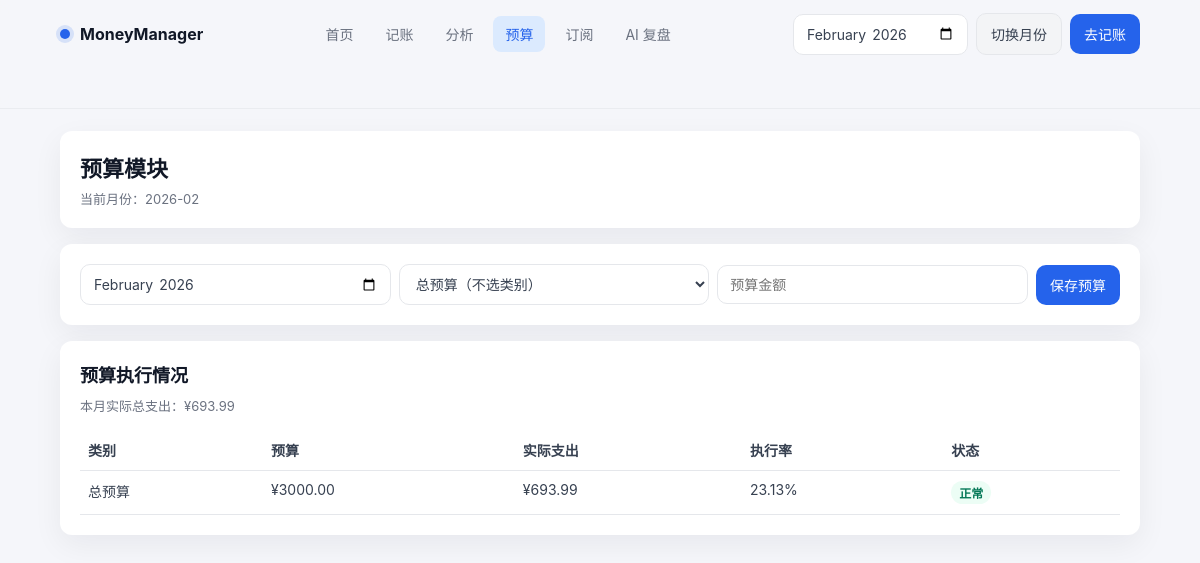
Page /budget on the committed database.
### tables this page shows
CREATE TABLE budgets (
                id INTEGER PRIMARY KEY AUTOINCREMENT,
                month TEXT NOT NULL,
                category_main TEXT,
                budget_amount REAL NOT NULL
            );

### app.py (the view, shortened to what this page needs)
    @app.route("/budget", methods=["GET", "POST"])
    def budget_page():
        month = request.values.get("month") or date.today().strftime("%Y-%m")
        success = request.args.get("success")
        budget_data = get_budget_execution(month)
        return render_template(
            "budget.html",
            active_page="budget",
            month=month,
            success=success,
            category_options=CATEGORY_OPTIONS,
            budget_data=budget_data,
        )

### database.py (called while the page is built, shortened)
def get_connection() -> sqlite3.Connection:
    conn = sqlite3.connect(DB_PATH)
    conn.row_factory = sqlite3.Row
    return conn

def process_due_subscription_charges(target_date: str | None = None) -> dict:
    billing_day = _parse_date(target_date) if target_date else date.today()
    if not billing_day:
        billing_day = date.today()
    created_transactions = 0
    updated_subscriptions = 0
    with get_connection() as conn:
        rows = conn.execute(
            """
            SELECT
                id,
                name,
                amount,
                cycle,
                next_billing_date,
                category,
                payment_method
            FROM subscriptions
            ORDER BY id ASC
            """
        ).fetchall()
        conn.commit()
    return {
        "processed_date": billing_day.isoformat(),
        "created_transactions": created_transactions,
        "updated_subscriptions": updated_subscriptions,
    }

def get_month_expense_by_category(month: str) -> dict[str, float]:
    with get_connection() as conn:
        rows = conn.execute(
            """
            SELECT category_main, ROUND(SUM(amount), 2) AS expense_amount
            FROM transactions
            WHERE type = 'expense' AND substr(date, 1, 7) = ?
            GROUP BY category_main
            """,
            (month,),
        ).fetchall()
    return {row["category_main"]: float(row["expense_amount"] or 0) for row in rows}

### templates/budget.html (shortened to what this page needs)
<!doctype html>
<html lang="zh-CN">
  <head>
    <link rel="stylesheet" href="{{ url_for('static', filename='css/app.css') }}" />
  </head>
  <body>
    <header class="top-nav app-shell">
      <div class="top-nav-inner">
        <a class="brand" href="/">
          <span class="brand-dot"></span>
          <span>MoneyManager</span>
        </a>
        <nav class="nav-links">
          <a class="nav-link {{ 'active' if active_page == 'index' else '' }}" href="/">首页</a>
          <a class="nav-link {{ 'active' if active_page == 'add' else '' }}" href="/add">记账</a>
          <a class="nav-link {{ 'active' if active_page == 'analysis' else '' }}" href="/analysis">分析</a>
          <a class="nav-link {{ 'active' if active_page == 'budget' else '' }}" href="/budget">预算</a>
          <a class="nav-link {{ 'active' if active_page == 'subscriptions' else '' }}" href="/subscriptions">订阅</a>
          <a class="nav-link {{ 'active' if active_page == 'ai' else '' }}" href="/ai">AI 复盘</a>
        </nav>
        <div class="nav-actions">
          <form method="get" action="/budget" class="toolbar">
            <input type="month" name="month" value="{{ month }}" />
            <button class="btn-secondary" type="submit">切换月份</button>
          </form>
          <a class="btn" href="/add">去记账</a>
        </div>
      </div>
    </header>
    <main class="app-shell">
      <div class="page">
      <section class="panel">
        <h1 class="page-title">预算模块</h1>
        <div class="page-subtitle">当前月份：{{ month }}</div>
      </section>
      <section class="panel">
        <form method="post" action="/budget" class="toolbar" style="display: grid; grid-template-columns: 1fr 1fr 1fr auto;">
          <input type="month" name="month" value="{{ month }}" required />
          <select name="category_main">
            <option value="">总预算（不选类别）</option>
          </select>
          <input type="number" step="0.01" min="0.01" name="budget_amount" placeholder="预算金额" required />
          <button class="btn" type="submit">保存预算</button>
        </form>
      </section>
      <section class="panel">
        <h2 class="page-title" style="font-size: 18px;">预算执行情况</h2>
        <p class="helper-text">本月实际总支出：¥{{ '%.2f'|format(budget_data.total_expense) }}</p>
        {% if budget_data['items'] %}
        <div class="table-wrap">
        <table>
          <thead>
            <tr>
              <th>类别</th>
              <th>预算</th>
              <th>实际支出</th>
              <th>执行率</th>
              <th>状态</th>
            </tr>
          </thead>
          <tbody>
            {% for item in budget_data['items'] %}
            <tr>
              <td>{{ item.category_main if item.category_main else '总预算' }}</td>
              <td>¥{{ '%.2f'|format(item.budget_amount) }}</td>
              <td>¥{{ '%.2f'|format(item.actual_expense) }}</td>
              <td>{{ '%.2f'|format(item.execution_rate) }}%</td>
              <td>
                {% if item.status == '正常' %}
                <span class="badge ok">正常</span>
                {% elif item.status == '接近' %}
                <span class="badge warn">接近</span>
                {% else %}
                <span class="badge danger">超支</span>
                {% endif %}
              </td>
            </tr>
            {% endfor %}
          </tbody>
        </table>
        </div>
        {% else %}
        <p class="helper-text">暂无预算记录，请先新增一条预算。</p>
        {% endif %}
      </section>
      </div>
    </main>
  </body>
</html>

### static/css/app.css (style rules this page uses)
:root { --primary: #2563EB; --text-strong: #111827; --text: #374151; --text-muted: #6B7280; --text-weak: #9CA3AF; --bg: #F5F6FA; --card: #FFFFFF; --success: #10B981; --warning: #F59E0B; --danger: #EF4444; --border: #E5E7EB; --shadow: 0 10px 30px rgba(15, 23, 42, 0.06); }
* { box-sizing: border-box; }
body { margin: 0; color: var(--text); background: var(--bg); font-family: -apple-system, BlinkMacSystemFont, "SF Pro SC", "PingFang SC", "Microsoft YaHei", sans-serif; }
a { color: inherit; text-decoration: none; }
.app-shell { padding-inline: max(24px, 5vw); padding-bottom: 40px; }
.top-nav { position: sticky; top: 0; z-index: 20; background: rgba(245, 246, 250, 0.86); backdrop-filter: blur(8px); border-bottom: 1px solid rgba(229, 231, 235, 0.7); }
.top-nav-inner { max-width: 1280px; margin: 0 auto; min-height: 68px; display: grid; grid-template-columns: auto 1fr auto; align-items: center; gap: 20px; }
.brand { display: inline-flex; align-items: center; gap: 10px; font-weight: 700; color: var(--text-strong); }
.brand-dot { width: 10px; height: 10px; border-radius: 999px; background: var(--primary); box-shadow: 0 0 0 4px rgba(37, 99, 235, 0.15); }
.nav-links { display: inline-flex; justify-content: center; flex-wrap: wrap; gap: 8px; }
.nav-link { padding: 8px 12px; border-radius: 8px; color: var(--text-muted); font-size: 14px; transition: all 220ms ease; }
.nav-link.active { color: var(--primary); background: #DBEAFE; }
.nav-actions { display: inline-flex; align-items: center; gap: 8px; }
.page { max-width: 1280px; margin: 22px auto 0; display: grid; gap: 16px; }
.panel { background: var(--card); border-radius: 12px; box-shadow: var(--shadow); padding: 20px; }
.page-title { margin: 0; color: var(--text-strong); font-size: 22px; font-weight: 700; }
.page-subtitle { color: var(--text-muted); font-size: 13px; margin-top: 6px; }
.btn, .btn-secondary, button, select, input, textarea { font-family: inherit; font-size: 14px; }
.btn, .btn-secondary, button { display: inline-flex; align-items: center; justify-content: center; border: none; border-radius: 10px; padding: 10px 14px; transition: all 220ms ease; cursor: pointer; }
.btn { background: var(--primary); color: #fff; }
.btn-secondary { background: #F3F4F6; color: var(--text); border: 1px solid var(--border); }
input, select, textarea { border: 1px solid var(--border); border-radius: 10px; padding: 10px 12px; color: var(--text); background: #fff; outline: none; transition: all 220ms ease; }
.helper-text { color: var(--text-muted); font-size: 13px; line-height: 1.7; margin-top: 8px; }
.toolbar { display: flex; gap: 8px; flex-wrap: wrap; align-items: center; }
.table-wrap { overflow: auto; }
table { width: 100%; border-collapse: collapse; font-size: 14px; }
th, td { text-align: left; padding: 10px 8px; border-bottom: 1px solid var(--border); vertical-align: top; }
tbody tr { transition: background 220ms ease; }
.badge { display: inline-flex; align-items: center; font-size: 12px; padding: 3px 8px; border-radius: 999px; font-weight: 600; }
.badge.ok { background: #ECFDF5; color: #047857; }

### rows in the picture
budgets: category_main "总预算", budget_amount "3000.00", actual_expense "693.99", execution_rate "23.13"

### other values in the picture
{{ month }} "2026-02"
{{ '%.2f'|format(budget_data.total_expense) }} "693.99"
